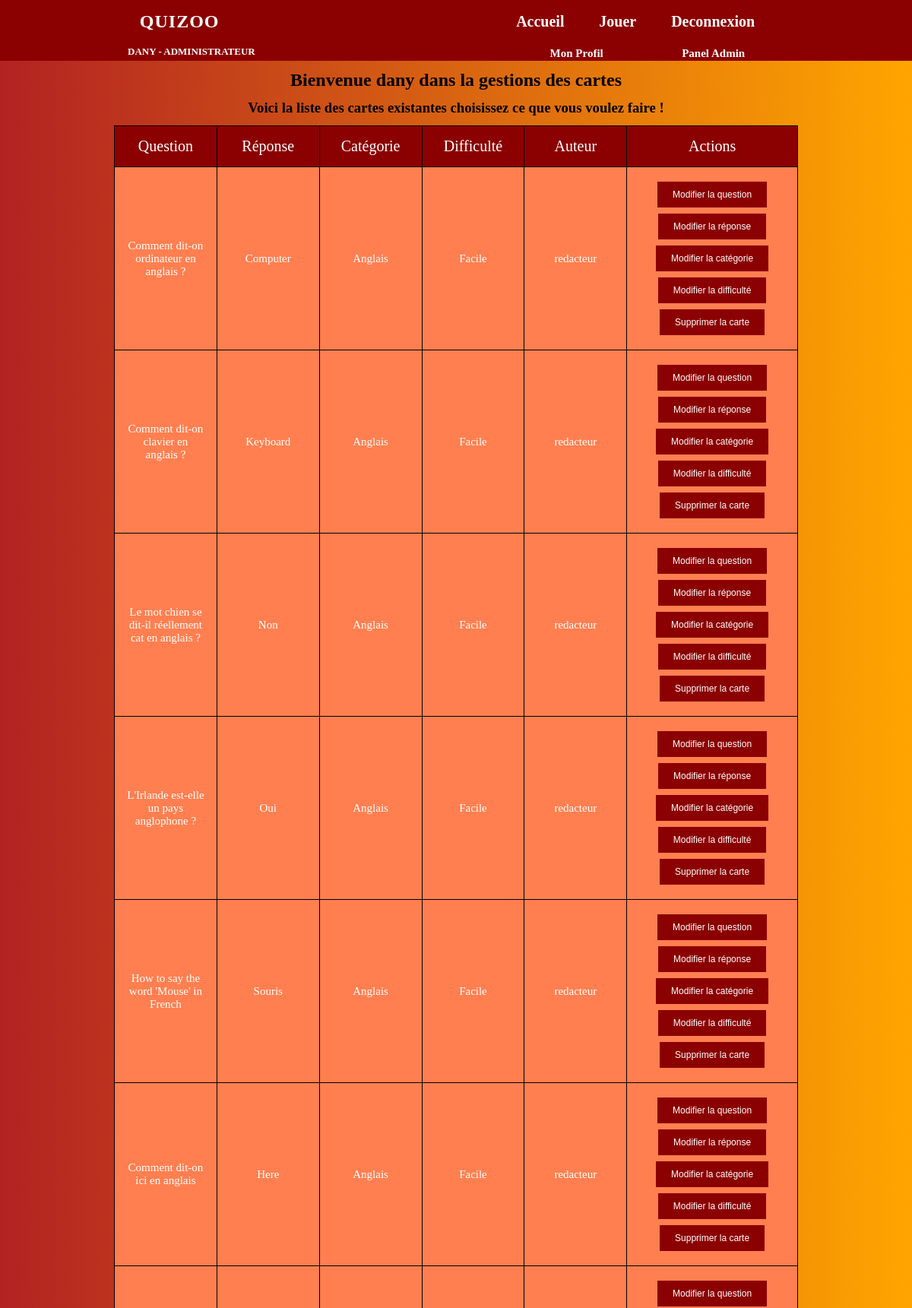
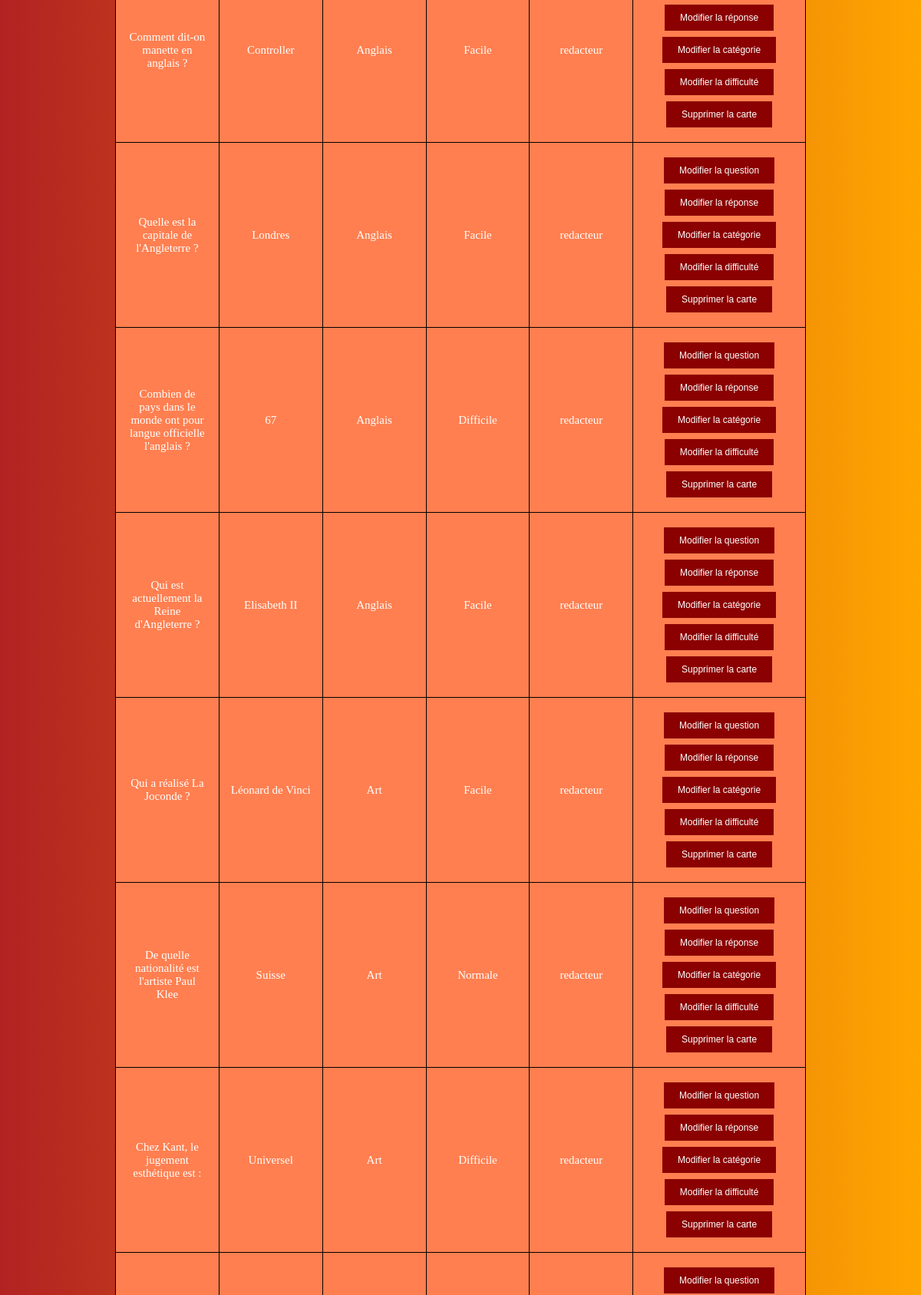
Screenshot of /site/admin/update_car.php (signed in, upper part) with the database file from the repository (2 pictures, top to bottom).
### tables this page shows
CREATE TABLE `cartes` (
  `id` int(11) NOT NULL,
  `question` varchar(100) NOT NULL,
  `reponse` varchar(100) NOT NULL,
  `theme` varchar(100) NOT NULL,
  `difficulty` varchar(100) DEFAULT NULL,
  `createur` varchar(100) DEFAULT NULL,
  `valide` varchar(100) DEFAULT NULL,
  `note` varchar(100) DEFAULT NULL
);

### site/function.php (called while the page is built, shortened)
<?
    function Secu($var){
        $var = $var;
		return $var;
    }
?>

### site/admin/update_car.php (the view, shortened to what this page needs)
<?
    include '../header.php';
    $user = Secu($_SESSION['user']);
    $createur = Secu($_SESSION["user"]);
    $GetMyCard = $BDD->prepare('SELECT * FROM cartes WHERE valide = 1 ORDER by createur DESC');
    $GetMyCard->bindValue(':createur', $createur);
    $GetMyCard->execute();
    $resultat_card = $GetMyCard->fetchAll();
            ?>
        <h2 class="hredac"> Bienvenue <?php echo $user; ?> dans la gestions des cartes </h2>
        <h3 class="hredac"> Voici la liste des cartes existantes choisissez ce que vous voulez faire ! </h3>
        <table class="tabadmin" style="width: 75%; height: 75px;">
            <tbody>
                <tr>
                    <td style="width: 15%;" class="tdredac">Question</td>
                    <td style="width: 15%;" class="tdredac">Réponse</td>
                    <td style="width: 15%;" class="tdredac">Catégorie</td>
                    <td style="width: 15%;" class="tdredac">Difficulté</td>
                    <td style="width: 15%;" class="tdredac">Auteur</td>
                    <td style="width: 34%;" class="tdredac">Actions</td>
                </tr>
                <?php foreach ($resultat_card as $row){?>
                    <tr>
                        <td style="width: 15%;" class="tdredacq"><?echo $row['question']; ?></td>
                        <td style="width: 15%;" class="tdredacq"><?echo $row['reponse']; ?></td>
                        <td style="width: 15%;" class="tdredacq"><?echo htmlspecialchars_decode($row['theme']); ?></td>
                        <td style="width: 15%;" class="tdredacq"><?echo $row['difficulty']; ?></td>
                        <td style="width: 15%;" class="tdredacq"><?echo $row['createur']; ?></td>
                        <td style="width: 20%;" class="tdredacq">
                            <form action="update_car.php" method="POST">
                                <button name="question" type="submit" value="<?= $row['id'] ?>" class="butredac" >Modifier la question</button>
                                <button name="reponse" type="submit" value="<?= $row['id'] ?>" class="butredac" >Modifier la réponse</button>
                                <button name="categorie" type="submit" value="<?= $row['id'] ?>" class="butredac" >Modifier la catégorie</button>
                                <button name="difficulty" type="submit" value="<?= $row['id'] ?>" class="butredac" >Modifier la difficulté</button>
                                <button name="delete" type="submit" value="<?= $row['question'] ?>" class="butredac" >Supprimer la carte</button>
                            </form>
                        </td>
                    <tr>
                <?php } ?>
            </tbody>
        </table>
    </body>
</html>

### site/assets/css/style4.css (style rules this page uses)
* { margin: 0px; padding: 0px; box-sizing: border-box; }
body { color: white; background: linear-gradient(-90deg, orange, firebrick);; scroll-behavior: smooth; }
.tabadmin { border-collapse: collapse; margin-left:auto; margin-right:auto; margin-top: 1%; }
.tabadmin th, td { padding: 15px; text-align: left; border: 1px solid black; }
.hredac { text-align: center; color: black; margin-top: 1% }
.tabadmin th, td { padding: 15px; text-align: center; border: 1px solid black; }
.tdredac { background-color: darkred; font-size: 20px; }
.tdredacq { background-color: coral; font-size: 15px; }
.butredac { background-color: darkred; border: none; color: white; padding: 10px 20px; text-align: center; text-decoration: none; display: inline-block; font-size: 12px; margin: 4px 2px; }

### rows the page displays
cartes: question "Comment dit-on ordinateur en anglais ?", reponse "Computer", theme "Anglais", difficulty "Facile", createur "redacteur", $row['id'] 38 (drawn)
cartes: question "Comment dit-on clavier en anglais ?", reponse "Keyboard", theme "Anglais", difficulty "Facile", createur "redacteur", $row['id'] 39 (drawn)
cartes: question "Le mot chien se dit-il réellement cat en anglais ?", reponse "Non", theme "Anglais", difficulty "Facile", createur "redacteur", $row['id'] 40 (drawn)
cartes: question "L'Irlande est-elle un pays anglophone ?", reponse "Oui", theme "Anglais", difficulty "Facile", createur "redacteur", $row['id'] 41 (drawn)
cartes: question "How to say the word 'Mouse' in French", reponse "Souris", theme "Anglais", difficulty "Facile", createur "redacteur", $row['id'] 42 (drawn)
cartes: question "Comment dit-on ici en anglais", reponse "Here", theme "Anglais", difficulty "Facile", createur "redacteur", $row['id'] 43 (drawn)
cartes: question "Comment dit-on manette en anglais ?", reponse "Controller", theme "Anglais", difficulty "Facile", createur "redacteur", $row['id'] 44 (drawn)
cartes: question "Quelle est la capitale de l'Angleterre ?", reponse "Londres", theme "Anglais", difficulty "Facile", createur "redacteur", $row['id'] 45 (drawn)
cartes: question "Combien de pays dans le monde ont pour langue officielle l'anglais ?", reponse "67", theme "Anglais", difficulty "Difficile", createur "redacteur", $row['id'] 46 (drawn)
cartes: question "Qui est actuellement la Reine d'Angleterre ?", reponse "Elisabeth II", theme "Anglais", difficulty "Facile", createur "redacteur", $row['id'] 47 (drawn)
cartes: question "Qui a réalisé La Joconde ?", reponse "Léonard de Vinci", theme "Art", difficulty "Facile", createur "redacteur", $row['id'] 48 (drawn)
cartes: question "De quelle nationalité est l'artiste Paul Klee", reponse "Suisse", theme "Art", difficulty "Normale", createur "redacteur", $row['id'] 49 (drawn)
cartes: question "Chez Kant, le jugement esthétique est :", reponse "Universel", theme "Art", difficulty "Difficile", createur "redacteur", $row['id'] 50 (drawn)
cartes: $row['id'] 51 (drawn)

### other values shown
$_SESSION['user'] "DANY"
usertype() "ADMINISTRATEUR"
$user "dany"
